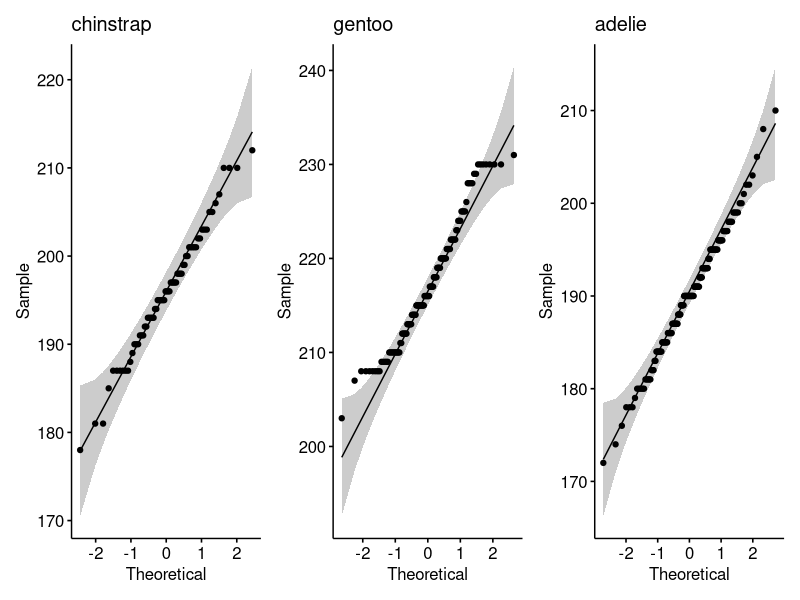
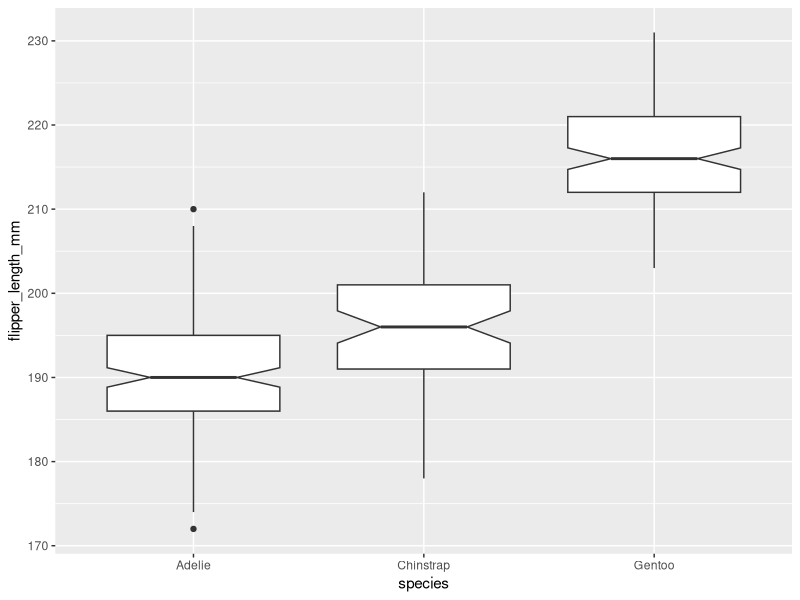
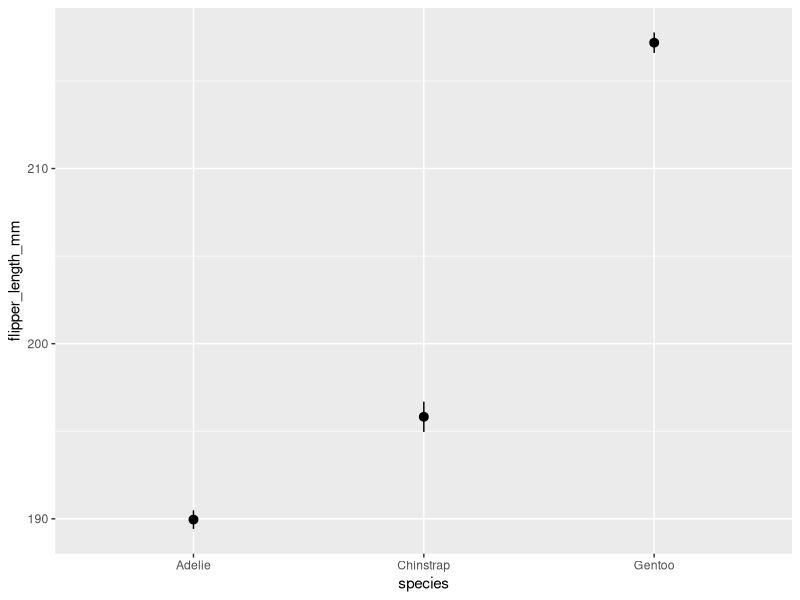
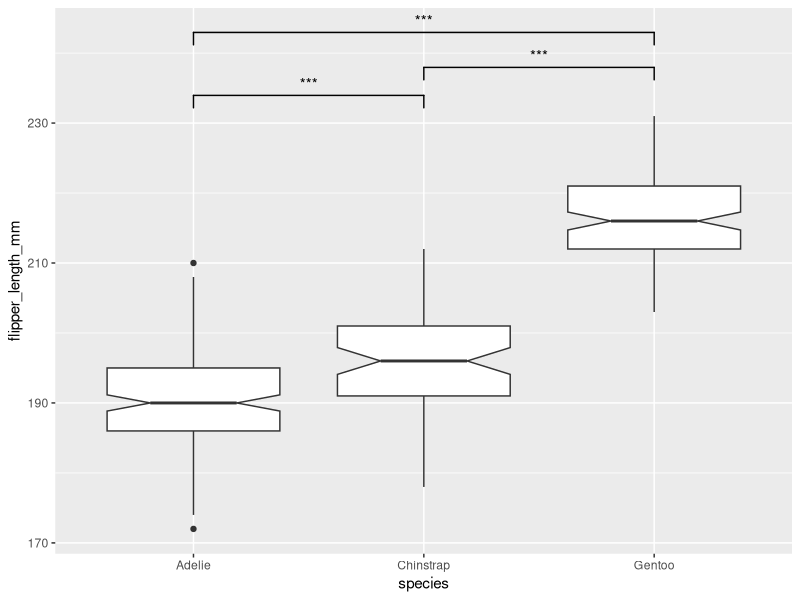
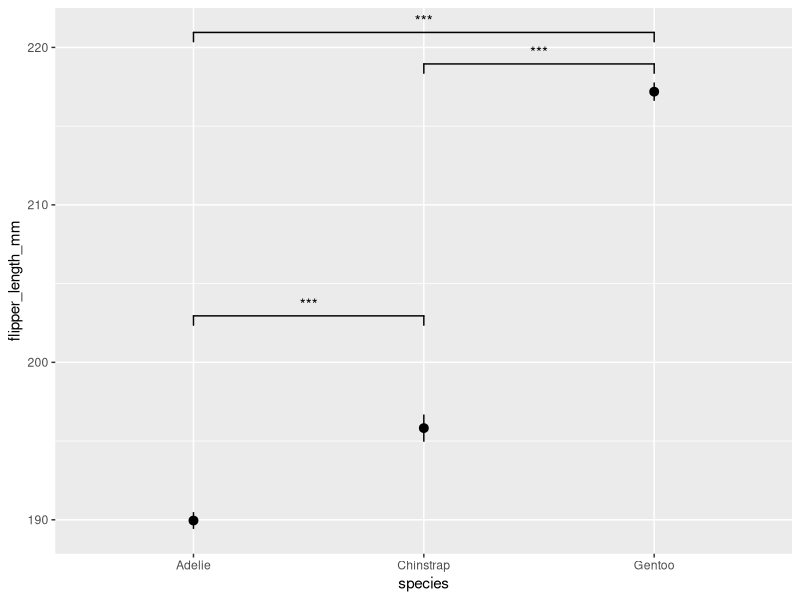

Here is the R script that generated these plots, in order:
## ---- chunk 1
library(palmerpenguins)
library(tidyverse)
adelie <- filter(penguins, species == "Adelie")$flipper_length_mm
gentoo <- filter(penguins, species == "Gentoo")$flipper_length_mm
chinstrap <- filter(penguins, species == "Chinstrap")$flipper_length_mm
## ---- chunk 2
shapiro.test(adelie)
shapiro.test(gentoo)
shapiro.test(chinstrap)
## ---- chunk 3
library(patchwork) # using patchwork to combine multiple plots into one
ch <- ggpubr::ggqqplot(chinstrap) + labs(title = "chinstrap")
ad <- ggpubr::ggqqplot(adelie) + labs(title = "adelie")
ge <- ggpubr::ggqqplot(gentoo) + labs(title = "gentoo")

ch + ge + ad
## ---- chunk 4
var.test(chinstrap, adelie)
## ---- chunk 5
t.test(chinstrap, adelie)
## ---- chunk 6
wilcox.test(chinstrap, gentoo)
## ---- chunk 7
wilcox.test(adelie, gentoo)
## ---- chunk 8
penguins %>%
  ggplot(aes(x = species, y = flipper_length_mm)) +
  geom_boxplot(notch = TRUE)
## ---- chunk 9
penguins %>%
  ggplot(aes(x = species, y = flipper_length_mm)) +
  stat_summary() 
## ---- chunk 10
library(ggsignif)
penguins %>%
  ggplot(aes(x = species, y = flipper_length_mm)) +
  geom_boxplot(notch = TRUE) +
  geom_signif(
    comparisons = list(
      c("Chinstrap", "Adelie")
    ),
    test = "t.test",
    test.args = list(var.equal = TRUE),
    map_signif_level = TRUE
  ) +
  geom_signif(
    comparisons = list(
      c("Chinstrap", "Gentoo"),
      c("Gentoo", "Adelie")
    ),
    test = "wilcox.test",
    y_position = c(235, 240),
    map_signif_level = TRUE
  )
## ---- chunk 11
penguins %>%
  ggplot(aes(x = species, y = flipper_length_mm)) +
  stat_summary() +
  geom_signif(
    comparisons = list(
      c("Chinstrap", "Adelie")
    ),
    test = "t.test",
    test.args = list(var.equal = TRUE),
    map_signif_level = TRUE,
    y_position = 200,
    tip_length = 0.01
  ) +
  geom_signif(
    comparisons = list(
      c("Chinstrap", "Gentoo"),
      c("Gentoo", "Adelie")
    ),
    test = "wilcox.test",
    y_position = c(216, 218),
    map_signif_level = TRUE,
    tip_length = 0.01
  )
